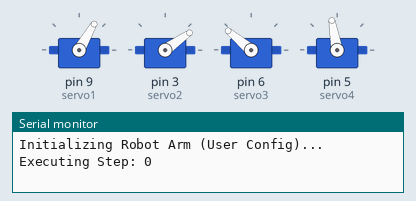
Simulated run of this sketch. Board: Arduino Uno, built with avr-gcc and run on an emulated ATmega328P. Parts: 4 × servo, the last lines printed to the serial monitor.

Above: at 1.05 s.
At 2.85 s:
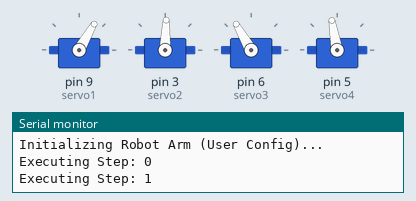
At 4.75 s:
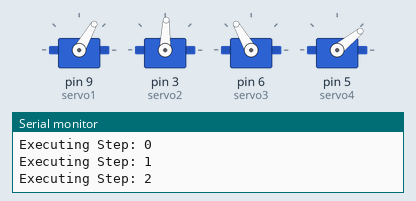
At 8.55 s:
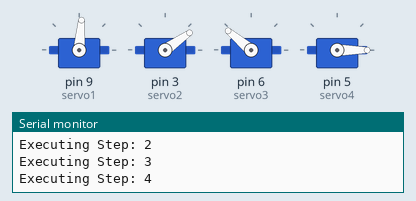
At 12.35 s:
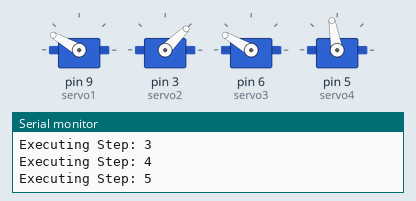
At 16.15 s:
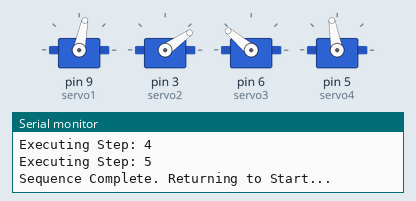
Timing chart, 0 to 22.4 s (numbered marks = the images above):
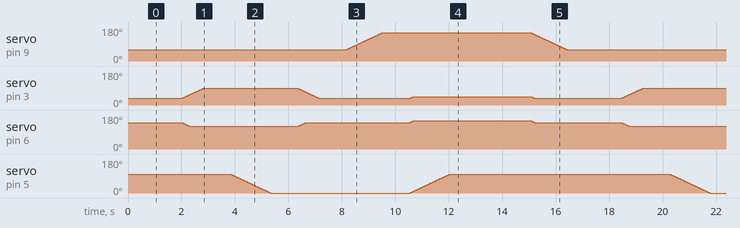

The sketch:

AutoMode.ino
```cpp
/*
 * Robotic Arm Sequence Controller
 * Target Hardware: Arduino Uno/Nano
 * Integration: Matches user's variable names (servo1-4) and Pinout
 * * PIN MAPPING (From your snippet):
 * servo1 (Base)     -> Pin 9
 * servo2 (Shoulder) -> Pin 3
 * servo3 (Elbow)    -> Pin 6
 * servo4 (Claw)     -> Pin 5
 */

#include <Servo.h>

// --- Configuration ---
const int SPEED_DELAY  = 15; // Delay between moves (Lower = Faster)
const int NUM_STEPS    = 6;
const int NUM_SERVOS   = 4;

// --- Servo Objects (Matched to your names) ---
Servo servo1; // Base
Servo servo2; // Shoulder
Servo servo3; // Elbow
Servo servo4; // Claw

// --- Variables for Servo Values ---
// We use these to track where the servo IS currently
int servoVal1; // Base position
int servoVal2; // Shoulder position
int servoVal3; // Elbow position
int servoVal4; // Claw position

// --- The Look-Up Table (LUT) ---
// Sequence Order: {Shoulder, Elbow, Base, Claw}
// Note: We must map these correctly to servo1, servo2, servo3, servo4 in the code below.
// servo2=Shoulder, servo3=Elbow, servo1=Base, servo4=Claw
const int waypoints[NUM_STEPS][NUM_SERVOS] = {
  // S(s2)  E(s3)  B(s1)  C(s4)
  {35,      140,   60,    100}, // Step 0: Home
  {88,      120,   60,    100}, // Step 1: Reach
  {88,      120,   60,    0},   // Step 2: Grab
  {35,      140,   60,    0},   // Step 3: Retract
  {35,      140,   150,   0},   // Step 4: Rotate
  {45,      150,   150,   100}  // Step 5: Drop
};

void setup() {
  Serial.begin(9600);
  Serial.println("Initializing Robot Arm (User Config)...");

  // --- Attach Servos (Matched to your pins) ---
  servo1.attach(9);  // Base
  servo2.attach(3);  // Shoulder
  servo3.attach(6);  // Elbow
  servo4.attach(5);  // Claw

  // Initialize standard starting positions (Step 0)
  // We load Step 0 values into our tracking variables
  servoVal2 = waypoints[0][0]; // Shoulder
  servoVal3 = waypoints[0][1]; // Elbow
  servoVal1 = waypoints[0][2]; // Base
  servoVal4 = waypoints[0][3]; // Claw

  // Write initial positions
  servo1.write(servoVal1);
  servo2.write(servoVal2);
  servo3.write(servoVal3);
  servo4.write(servoVal4);

  delay(1000); // Wait for servos to reach home
}

void loop() {
  // Iterate through the sequence steps
  for (int i = 0; i < NUM_STEPS; i++) {
    Serial.print("Executing Step: ");
    Serial.println(i);

    // Extract target values from the array for this step
    int targetShoulder = waypoints[i][0];
    int targetElbow    = waypoints[i][1];
    int targetBase     = waypoints[i][2];
    int targetClaw     = waypoints[i][3];

    // Move to this step smoothly
    moveToTarget(targetBase, targetShoulder, targetElbow, targetClaw);

    delay(1000); // Pause at each position
  }

  Serial.println("Sequence Complete. Returning to Start...");
  delay(2000);

  // Move back to Step 0 smoothly
  moveToTarget(waypoints[0][2], waypoints[0][0], waypoints[0][1], waypoints[0][3]);
  delay(1000);
}

/**
 * Smooth Movement Function
 * Updates servoVal1...servoVal4 incrementally until they match targets.
 * * Inputs:
 * t_base  (Target for servo1)
 * t_shldr (Target for servo2)
 * t_elbow (Target for servo3)
 * t_claw  (Target for servo4)
 */
void moveToTarget(int t_base, int t_shldr, int t_elbow, int t_claw) {

  bool moveFinished = false;

  // Keep looping until all servos correspond to the target arguments
  while (!moveFinished) {
    moveFinished = true; // Assume done, prove otherwise

    // --- Base (servo1) ---
    if (servoVal1 != t_base) {
      if (servoVal1 < t_base) servoVal1++;
      else servoVal1--;
      servo1.write(servoVal1);
      moveFinished = false;
    }

    // --- Shoulder (servo2) ---
    if (servoVal2 != t_shldr) {
      if (servoVal2 < t_shldr) servoVal2++;
      else servoVal2--;
      servo2.write(servoVal2);
      moveFinished = false;
    }

    // --- Elbow (servo3) ---
    if (servoVal3 != t_elbow) {
      if (servoVal3 < t_elbow) servoVal3++;
      else servoVal3--;
      servo3.write(servoVal3);
      moveFinished = false;
    }

    // --- Claw (servo4) ---
    if (servoVal4 != t_claw) {
      if (servoVal4 < t_claw) servoVal4++;
      else servoVal4--;
      servo4.write(servoVal4);
      moveFinished = false;
    }

    // Print debug (Optional, slows down loop)
    // Serial.print(servoVal1); Serial.print(","); Serial.println(servoVal2);

    delay(SPEED_DELAY); // Controls the speed
  }
}
```
